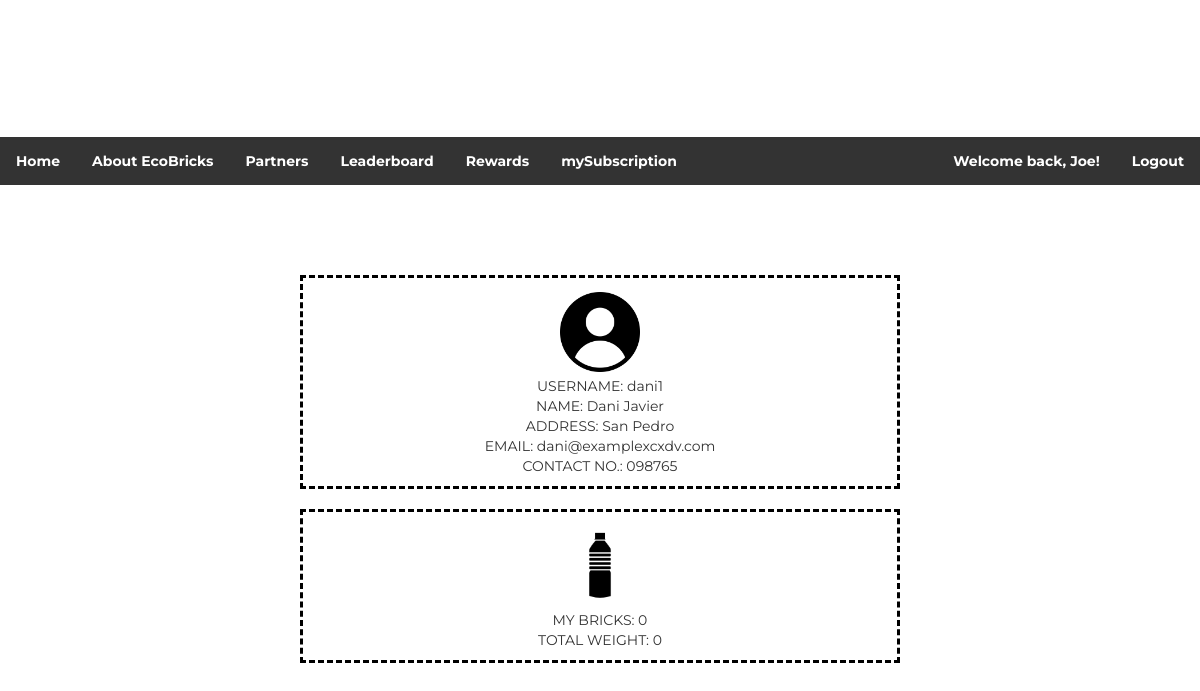
The app's page /profile/2 (signed in) with its own data.
### ecobrick/models.py (models this page shows, shortened)
class UserDetail(models.Model):
    email = models.EmailField(max_length = 50, unique = True, blank = False, null = True)
    firstName = models.CharField(max_length = 50)
    lastName = models.CharField(max_length = 50)
    address = models.CharField(max_length = 150)
    contactNum = models.CharField(max_length = 50)
    brickNum = models.PositiveIntegerField(default = 0)
    brickWeight = models.PositiveIntegerField(default = 0)
    brickPoints = models.PositiveIntegerField(default = 0)
    choices = ((0, 'Staff'), (1, 'Regular User'))
    userType = models.IntegerField(default = 1, choices = choices)
    username = models.CharField(max_length=50)
    password = models.CharField(max_length=50)
    isPremium = models.BooleanField(default=False)

### ecobrick/views.py (the view)
# urls.py: path('profile/<int:userid>', views.user_profile, name="userprofile"),
def user_profile(request, userid):
    try:
        loggeduser = UserDetail.objects.get(id=request.session['user'])
    except(KeyError, UserDetail.DoesNotExist):
        loggeduser = 0
    user = UserDetail.objects.get(id=userid)
    context = {
        'loggeduser': loggeduser,
        'user':user,
    }
    return render(request,'userprofile.html',context)

### ecobrick/templates/userprofile.html (shortened to what this page needs)
{% extends 'navbar.html' %}
{% load static %}
{% block content %}
<html>
    <head>
        <link rel="stylesheet" type="text/css" href="static/base.css">
    </head>
    <body>
        <br><br><br><br>
        <div id='yes'>
            <div id='info'>
                <img id="tao" src="{% static 'tao.png' %}"><br>
                USERNAME: {{user.username}}<br>
                NAME: {{user.firstName}} {{user.lastName}}<br>
                ADDRESS: {{user.address}}<br>
                EMAIL: {{user.email}}<br>
                CONTACT NO.: {{user.contactNum}}<br>
            </div><br>
            <div id='score'>
                <img id="bote" src="{% static 'bote.png' %}"><br>
                MY BRICKS: {{user.brickNum}}<br>
                TOTAL WEIGHT: {{user.brickWeight}}<br>
            </div>
        </div>
    </body>
</html>
{% endblock %}

### ecobrick/templates/navbar.html (shortened to what this page needs)
{% load static %}
<html>
    <head>
        <link rel="stylesheet" type="text/css" href="{% static 'base.css' %}">
        <link rel="stylesheet" type="text/css" href="https://maxcdn.bootstrapcdn.com/bootstrap/3.3.1/css/bootstrap.min.css">
    </head>
    <body>
        <ul>
            <li><a href="{% url 'home' %}">Home</a></li>
            <li><a href="/about">About EcoBricks</a></li>
            <li><a href="{% url 'partners' %}">Partners</a></li>
            <li><a href="/leaderboard">Leaderboard</a></li>
            {% if loggeduser == 0 %}
            <li style="float:right"><a href="/login/">Login</a></li>
            <li style="float:right"><a href="/register/">Register</a></li>
            {% else %}
            <li><a href="/rewards">Rewards</a></li>
            <li><a href="/subscription">mySubscription</a></li>
            <li style="float:right"><a href="/logout/">Logout</a></li>
            <li style="float:right"><a href="/profile/{{loggeduser.id}}">Welcome back, {{loggeduser.firstName}}!</a></li>
            {% endif %}
        </ul>
        {% block content %}
        {% endblock %}
    </body>
</html>

### ecobrick/static/base.css (style rules this page uses)
body { font-family: Montserrat; }

### ecobrick/templates/navbar.html (style rules this page uses)
ul { font-family: 'Montserrat', serif; font-weight: bold; list-style-type: none; margin: 0; padding: 0; overflow: hidden; background-color: #333; }
li { float: left; }
li a { display: block; color: white; text-align: center; padding: 14px 16px; text-decoration: none; }

### ecobrick/templates/userprofile.html (style rules this page uses)
body { font-family: Montserrat; align-content: center; text-align: center; }
img { max-width: 80px; max-height: 80px; margin: 4px; }
#info, #score { width: 50%; align-content: center; text-align: center; border-style: dashed; border-color: black; padding: 10px; margin: 0 auto; }

### records on screen
UserDetail: firstName "Joe"
UserDetail: username "dani1", firstName "Dani", lastName "Javier", address "San Pedro", email "dani@examplexcxdv.com", contactNum "098765", brickNum "0", brickWeight "0"
